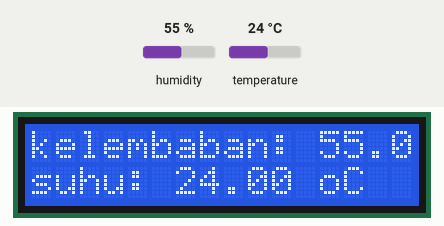
This sketch was run on a simulated Arduino Uno, built with avr-gcc and run on an emulated ATmega328P. On the bench: 16×2 character LCD. The test bench sets the inputs (shaded band); at power-on: humidity 55 %, temperature 24 °C.

Above: at 1.2 s.
1.3 s: humidity set to 22 %
At 2.9 s:
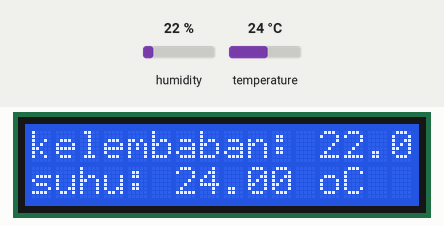
4.0 s: temperature set to 12 °C
At 5.0 s:
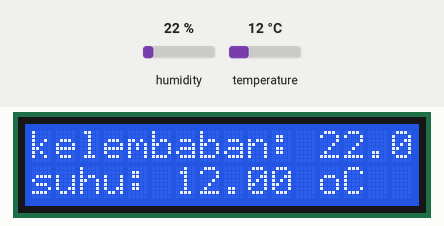
6.7 s: humidity set to 40 %
At 9.3 s:
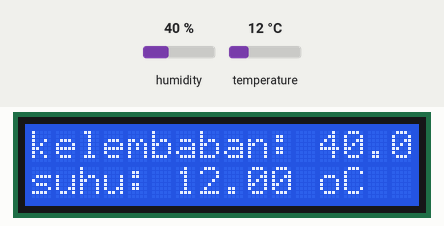
9.6 s: temperature set to 19 °C
At 10.5 s:
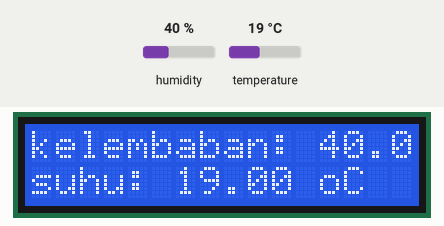
Timing chart, 0 to 12.6 s (numbered marks = the images above; inputs shaded):
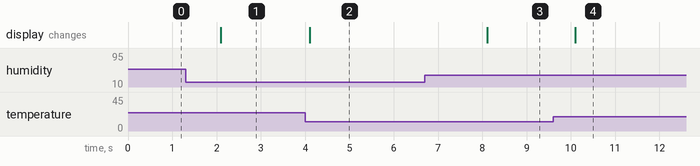

Measured:
- after the input at 1.3 s, the display: changes after 0.79 s (image 1)
- after the input at 4.0 s, the display: changes after 0.11 s (image 2)
- after the input at 6.7 s, the display: changes after 1.4 s (image 3)
- after the input at 9.6 s, the display: changes after 0.50 s (image 4)

The sketch:

suhu2.ino
```cpp
#include <LiquidCrystal.h>
#include <DHT.h>
LiquidCrystal lcd(12, 11, 5, 4, 3, 2);
DHT dht(A0, DHT22);

void setup() {
    lcd.begin(16, 2);
     dht.begin();
}

void loop() {
  int i;

  float kelembaban = dht.readHumidity();
 float suhu = dht.readTemperature();

 /*Serial.print("kelembaban: ");
 Serial.print(kelembaban);
 Serial.print(" ");
 Serial.print("suhu: ");
 Serial.println(suhu);*/

 lcd.setCursor(0, 0);
 lcd.print("kelembaban:");
 lcd.setCursor(12,0);
 lcd.print(kelembaban);
 lcd.setCursor(0,1);
 lcd.print("suhu: ");
 lcd.setCursor(6,1);
 lcd.println(suhu );
 lcd.setCursor(11,1);
 lcd.println(" oC  ");

/*  lcd.setCursor(0, 0);
  lcd.print("satu");

  lcd.setCursor(6, 0);
  lcd.print("dua");

  lcd.setCursor(0, 1);
  lcd.print("tiga");

  lcd.setCursor(8, 1);
  lcd.print("empat");*/
}
```
